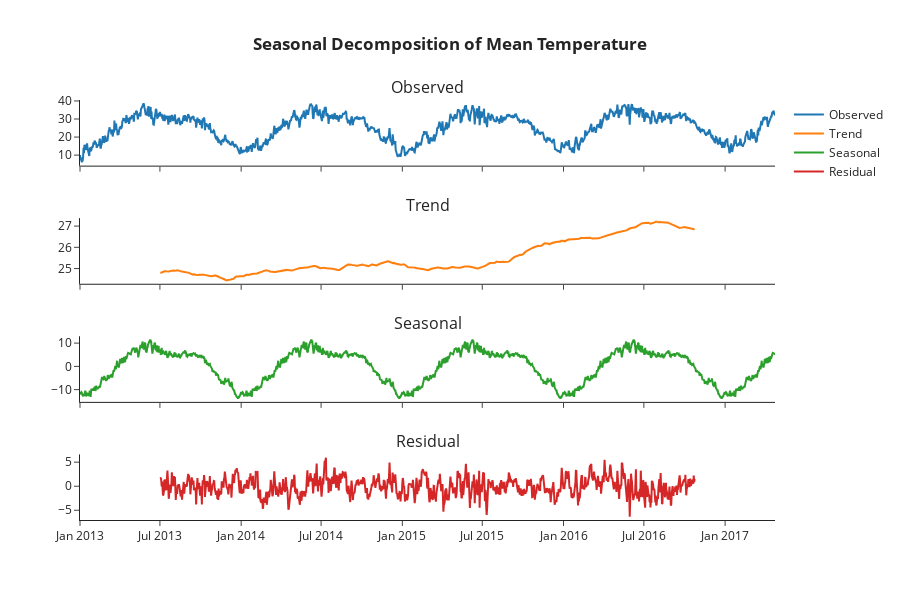

Write notebook code for a chart like this one.
### Markdown cell above
Using statsmodels we can decompose each time series using seasonal decompose. With this approximation, we can visually observe trends in data. In particular, the analysis shows an increase in mean temperature over the years, and a decrease in humidity.

### Code cell
# Seasonal decomposition of mean temperature
from statsmodels.tsa.seasonal import seasonal_decompose
decomposition = seasonal_decompose(data['meantemp'], model = 'additive', period = 365)

fig = sp.make_subplots(rows=4, cols=1, shared_xaxes=True, subplot_titles=['Observed', 'Trend', 'Seasonal', 'Residual'])

traces = [
    go.Scatter(x=data.index, y=decomposition.observed, mode='lines', name='Observed'),
    go.Scatter(x=data.index, y=decomposition.trend, mode='lines', name='Trend'),
    go.Scatter(x=data.index, y=decomposition.seasonal, mode='lines', name='Seasonal'),
    go.Scatter(x=data.index, y=decomposition.resid, mode='lines', name='Residual')
]

for i, trace in enumerate(traces):
    fig.add_trace(trace, row=i+1, col=1)

fig.update_layout(template= 'simple_white',height=600, title='<b>Seasonal Decomposition of Mean Temperature</b>', title_x=0.5)
fig.show()

### Figure 1 — Plotly figure (JSON) as saved in the notebook; plotly's stock layout.template omitted (floating-point values rounded to 4 significant figures; data arrays with more than 128 entries replaced by an {"elided": "..."} marker saying what was removed)
{"data": [{"mode": "lines", "name": "Observed", "type": "scatter", "x": {"elided": "1575 str values"}, "xaxis": "x", "y": {"elided": "1575 float values"}, "yaxis": "y"}, {"mode": "lines", "name": "Trend", "type": "scatter", "x": {"elided": "1575 str values"}, "xaxis": "x2", "y": {"elided": "1575 float values"}, "yaxis": "y2"}, {"mode": "lines", "name": "Seasonal", "type": "scatter", "x": {"elided": "1575 str values"}, "xaxis": "x3", "y": {"elided": "1575 float values"}, "yaxis": "y3"}, {"mode": "lines", "name": "Residual", "type": "scatter", "x": {"elided": "1575 str values"}, "xaxis": "x4", "y": {"elided": "1575 float values"}, "yaxis": "y4"}], "layout": {"annotations": [{"font": {"size": 16}, "showarrow": false, "text": "Observed", "x": 0.5, "xanchor": "center", "xref": "paper", "y": 1, "yanchor": "bottom", "yref": "paper"}, {"font": {"size": 16}, "showarrow": false, "text": "Trend", "x": 0.5, "xanchor": "center", "xref": "paper", "y": 0.7188, "yanchor": "bottom", "yref": "paper"}, {"font": {"size": 16}, "showarrow": false, "text": "Seasonal", "x": 0.5, "xanchor": "center", "xref": "paper", "y": 0.4375, "yanchor": "bottom", "yref": "paper"}, {"font": {"size": 16}, "showarrow": false, "text": "Residual", "x": 0.5, "xanchor": "center", "xref": "paper", "y": 0.1562, "yanchor": "bottom", "yref": "paper"}], "height": 600, "title": {"text": "<b>Seasonal Decomposition of Mean Temperature</b>", "x": 0.5}, "xaxis": {"anchor": "y", "domain": [0, 1], "matches": "x4", "showticklabels": false}, "xaxis2": {"anchor": "y2", "domain": [0, 1], "matches": "x4", "showticklabels": false}, "xaxis3": {"anchor": "y3", "domain": [0, 1], "matches": "x4", "showticklabels": false}, "xaxis4": {"anchor": "y4", "domain": [0, 1]}, "yaxis": {"anchor": "x", "domain": [0.8438, 1]}, "yaxis2": {"anchor": "x2", "domain": [0.5625, 0.7188]}, "yaxis3": {"anchor": "x3", "domain": [0.2812, 0.4375]}, "yaxis4": {"anchor": "x4", "domain": [0, 0.1562]}}}
